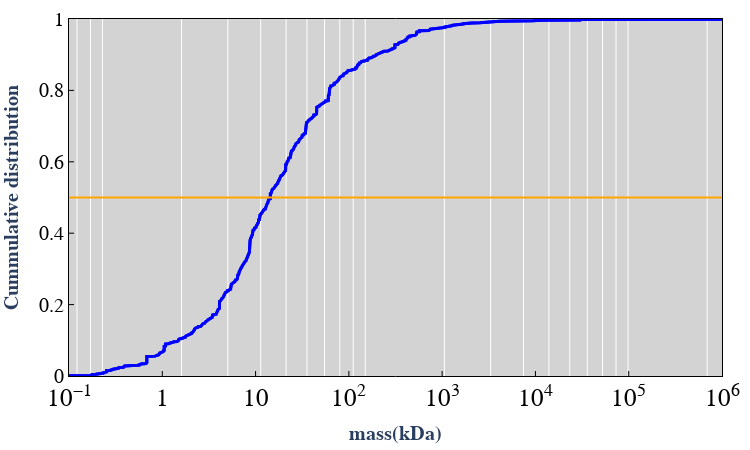

Notebook code cell kept with this figure:
### Markdown cell above
# MW CDF

### Code cell
reaction_mw=reaction_kcat_MW['MW']
reaction_mw = reaction_mw.dropna(axis=0)
reaction_mw.sort_values(axis=0, inplace=True)
reaction_mw = reaction_mw.reset_index(drop=True)
y_index = reaction_mw.index / (len(reaction_mw) - 1)
data_cdf_data = reaction_mw/1000# kDa
x_name="<b>mass(kDa)<b>"
y_name="<b>Cummulative distribution<b>"
nticks=10000
fig=draw_cdf_fig_mw(data_cdf_data,reaction_mw_dis_file,x_name,y_name,y_index,nticks)
fig.show()

### Figure 1 — Plotly figure (JSON) as saved in the notebook; plotly's stock layout.template omitted (floating-point values rounded to 4 significant figures; data arrays with more than 128 entries replaced by an {"elided": "..."} marker saying what was removed)
{"data": [{"line": {"color": "blue", "width": 3}, "marker": {"color": "blue"}, "mode": "lines", "type": "scatter", "x": {"elided": "1151 float values"}, "xaxis": "x2", "y": {"elided": "1151 float values"}, "yaxis": "y2"}, {"line": {"color": "blue", "width": 3}, "marker": {"color": "blue"}, "mode": "lines", "type": "scatter", "x": {"elided": "1151 float values"}, "xaxis": "x2", "y": {"elided": "1151 float values"}, "yaxis": "y2"}], "layout": {"height": 450, "margin": {"b": 10, "l": 10, "r": 10, "t": 10}, "plot_bgcolor": "lightgrey", "shapes": [{"line": {"color": "orange", "width": 2}, "type": "line", "x0": 0, "x1": 1, "xref": "x domain", "y0": 0.5, "y1": 0.5, "yref": "y"}], "showlegend": false, "width": 750, "xaxis": {"autorange": true, "exponentformat": "power", "linecolor": "black", "range": [-1, 6], "rangemode": "tozero", "showexponent": "all", "showgrid": false, "tickcolor": "black", "tickfont": {"color": "black", "family": "Times New Roman", "size": 20}, "ticks": "inside", "title": {"font": {"family": "Times New Roman", "size": 20}, "text": "<b>mass(kDa)<b>"}, "type": "log", "zeroline": false}, "xaxis2": {"autorange": true, "exponentformat": "power", "linecolor": "black", "nticks": 10000, "overlaying": "x", "range": [0.8727, 3.358], "rangemode": "tozero", "showexponent": "all", "showticklabels": false, "side": "top", "tickcolor": "black", "tickfont": {"color": "black", "family": "Times New Roman", "size": 20}, "type": "log", "zeroline": false}, "yaxis": {"linecolor": "black", "range": [0, 1], "rangemode": "tozero", "showgrid": false, "tickcolor": "black", "tickfont": {"color": "black", "family": "Times New Roman", "size": 20}, "ticks": "inside", "title": {"font": {"family": "Times New Roman", "size": 20}, "text": "<b>Cummulative distribution<b>"}, "zeroline": false}, "yaxis2": {"linecolor": "black", "overlaying": "y", "range": [0, 1], "showgrid": false, "showticklabels": false, "side": "right", "tickfont": {"color": "black", "family": "Times New Roman", "size": 20}, "type": "linear", "zeroline": false}}}
